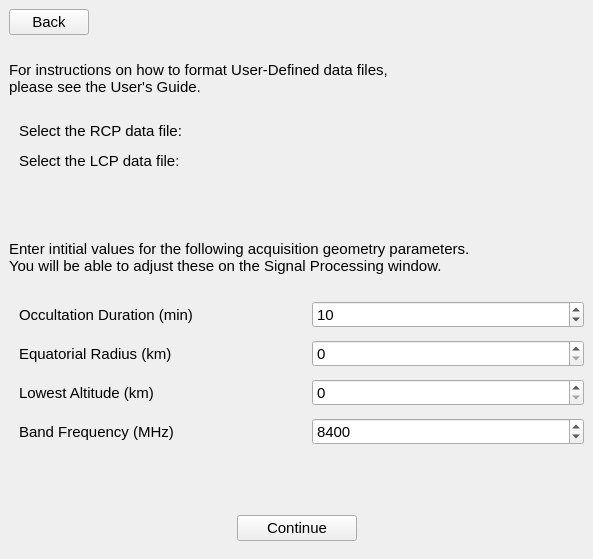
<?xml version="1.0" encoding="UTF-8"?>
<ui version="4.0">
 <class>MainWindow</class>
 <widget class="QMainWindow" name="MainWindow">
  <property name="geometry">
   <rect>
    <x>0</x>
    <y>0</y>
    <width>593</width>
    <height>559</height>
   </rect>
  </property>
  <property name="font">
   <font>
    <family>Arial</family>
    <pointsize>11</pointsize>
   </font>
  </property>
  <property name="windowTitle">
   <string>MainWindow</string>
  </property>
  <widget class="QWidget" name="centralwidget">
   <layout class="QVBoxLayout" name="verticalLayout_2" stretch="0,0,0,0,0,0,0,10">
    <property name="bottomMargin">
     <number>18</number>
    </property>
    <item>
     <layout class="QHBoxLayout" name="horizontalLayout">
      <item>
       <widget class="QPushButton" name="btn_back">
        <property name="text">
         <string>Back</string>
        </property>
       </widget>
      </item>
      <item>
       <spacer name="horizontalSpacer">
        <property name="orientation">
         <enum>Qt::Horizontal</enum>
        </property>
        <property name="sizeHint" stdset="0">
         <size>
          <width>40</width>
          <height>20</height>
         </size>
        </property>
       </spacer>
      </item>
     </layout>
    </item>
    <item>
     <layout class="QHBoxLayout" name="horizontalLayout_3">
      <property name="topMargin">
       <number>20</number>
      </property>
      <item>
       <widget class="QLabel" name="lbl_instructions">
        <property name="text">
         <string>For instructions on how to format User-Defined data files,
please see the User's Guide.</string>
        </property>
       </widget>
      </item>
     </layout>
    </item>
    <item>
     <layout class="QGridLayout" name="gridLayout">
      <property name="leftMargin">
       <number>10</number>
      </property>
      <property name="topMargin">
       <number>20</number>
      </property>
      <property name="bottomMargin">
       <number>20</number>
      </property>
      <property name="horizontalSpacing">
       <number>20</number>
      </property>
      <property name="verticalSpacing">
       <number>12</number>
      </property>
      <item row="1" column="0">
       <widget class="QLabel" name="lbl_lcp">
        <property name="text">
         <string>Select the LCP data file:</string>
        </property>
       </widget>
      </item>
      <item row="0" column="0">
       <widget class="QLabel" name="lbl_rcp">
        <property name="text">
         <string>Select the RCP data file:</string>
        </property>
       </widget>
      </item>
     </layout>
    </item>
    <item>
     <spacer name="verticalSpacer">
      <property name="orientation">
       <enum>Qt::Vertical</enum>
      </property>
      <property name="sizeType">
       <enum>QSizePolicy::MinimumExpanding</enum>
      </property>
      <property name="sizeHint" stdset="0">
       <size>
        <width>20</width>
        <height>15</height>
       </size>
      </property>
     </spacer>
    </item>
    <item>
     <layout class="QHBoxLayout" name="horizontalLayout_4">
      <item>
       <widget class="QLabel" name="label">
        <property name="text">
         <string>Enter intitial values for the following acquisition geometry parameters.
You will be able to adjust these on the Signal Processing window.</string>
        </property>
       </widget>
      </item>
     </layout>
    </item>
    <item>
     <layout class="QGridLayout" name="gridLayout_2">
      <property name="leftMargin">
       <number>10</number>
      </property>
      <property name="topMargin">
       <number>20</number>
      </property>
      <property name="bottomMargin">
       <number>20</number>
      </property>
      <property name="horizontalSpacing">
       <number>20</number>
      </property>
      <property name="verticalSpacing">
       <number>12</number>
      </property>
      <item row="0" column="1">
       <widget class="QDoubleSpinBox" name="spin_occ_duration">
        <property name="decimals">
         <number>0</number>
        </property>
        <property name="maximum">
         <double>1000.000000000000000</double>
        </property>
        <property name="value">
         <double>10.000000000000000</double>
        </property>
       </widget>
      </item>
      <item row="3" column="1">
       <widget class="QSpinBox" name="spin_bandfreq">
        <property name="maximum">
         <number>30000</number>
        </property>
        <property name="value">
         <number>8400</number>
        </property>
       </widget>
      </item>
      <item row="2" column="1">
       <widget class="QDoubleSpinBox" name="spin_lowest_alt">
        <property name="decimals">
         <number>0</number>
        </property>
        <property name="maximum">
         <double>100000.000000000000000</double>
        </property>
       </widget>
      </item>
      <item row="1" column="1">
       <widget class="QDoubleSpinBox" name="spin_eq_radius">
        <property name="decimals">
         <number>0</number>
        </property>
        <property name="maximum">
         <double>100000.000000000000000</double>
        </property>
       </widget>
      </item>
      <item row="0" column="0">
       <layout class="QHBoxLayout" name="horizontalLayout_6">
        <item>
         <widget class="QLabel" name="lbl_occ_duration">
          <property name="text">
           <string>Occultation Duration (min)</string>
          </property>
         </widget>
        </item>
       </layout>
      </item>
      <item row="1" column="0">
       <layout class="QHBoxLayout" name="horizontalLayout_7">
        <item>
         <widget class="QLabel" name="lbl_eq_radius">
          <property name="text">
           <string>Equatorial Radius (km)</string>
          </property>
         </widget>
        </item>
       </layout>
      </item>
      <item row="2" column="0">
       <layout class="QHBoxLayout" name="horizontalLayout_8">
        <item>
         <widget class="QLabel" name="lbl_lowest_alt">
          <property name="text">
           <string>Lowest Altitude (km)</string>
          </property>
         </widget>
        </item>
       </layout>
      </item>
      <item row="3" column="0">
       <layout class="QHBoxLayout" name="horizontalLayout_9">
        <item>
         <widget class="QLabel" name="lbl_bandfreq">
          <property name="text">
           <string>Band Frequency (MHz)</string>
          </property>
         </widget>
        </item>
       </layout>
      </item>
     </layout>
    </item>
    <item>
     <spacer name="verticalSpacer_2">
      <property name="orientation">
       <enum>Qt::Vertical</enum>
      </property>
      <property name="sizeType">
       <enum>QSizePolicy::MinimumExpanding</enum>
      </property>
      <property name="sizeHint" stdset="0">
       <size>
        <width>20</width>
        <height>15</height>
       </size>
      </property>
     </spacer>
    </item>
    <item>
     <layout class="QHBoxLayout" name="horizontalLayout_2">
      <item>
       <spacer name="horizontalSpacer_2">
        <property name="orientation">
         <enum>Qt::Horizontal</enum>
        </property>
        <property name="sizeHint" stdset="0">
         <size>
          <width>40</width>
          <height>20</height>
         </size>
        </property>
       </spacer>
      </item>
      <item>
       <widget class="QPushButton" name="btn_continue">
        <property name="minimumSize">
         <size>
          <width>120</width>
          <height>0</height>
         </size>
        </property>
        <property name="text">
         <string>Continue</string>
        </property>
       </widget>
      </item>
      <item>
       <spacer name="horizontalSpacer_3">
        <property name="orientation">
         <enum>Qt::Horizontal</enum>
        </property>
        <property name="sizeHint" stdset="0">
         <size>
          <width>40</width>
          <height>20</height>
         </size>
        </property>
       </spacer>
      </item>
     </layout>
    </item>
   </layout>
  </widget>
 </widget>
 <resources/>
 <connections/>
</ui>
